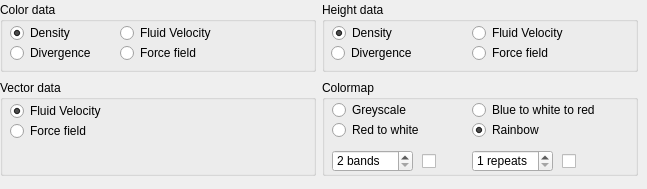
      <widget class="QWidget" name="colorTab">
       <attribute name="title">
        <string>Colors</string>
       </attribute>
       <widget class="QWidget" name="layoutWidget">
        <property name="geometry">
         <rect>
          <x>0</x>
          <y>0</y>
          <width>638</width>
          <height>180</height>
         </rect>
        </property>
        <layout class="QHBoxLayout" name="ColorSettings">
         <item>
          <layout class="QVBoxLayout" name="verticalLayout_4">
           <item>
            <widget class="QGroupBox" name="ColorData">
             <property name="sizePolicy">
              <sizepolicy hsizetype="Preferred" vsizetype="Fixed">
               <horstretch>0</horstretch>
               <verstretch>0</verstretch>
              </sizepolicy>
             </property>
             <property name="minimumSize">
              <size>
               <width>250</width>
               <height>70</height>
              </size>
             </property>
             <property name="title">
              <string>Color data</string>
             </property>
             <widget class="QRadioButton" name="colorData_0">
              <property name="geometry">
               <rect>
                <x>10</x>
                <y>20</y>
                <width>120</width>
                <height>22</height>
               </rect>
              </property>
              <property name="minimumSize">
               <size>
                <width>120</width>
                <height>20</height>
               </size>
              </property>
              <property name="text">
               <string>Density</string>
              </property>
              <property name="checked">
               <bool>true</bool>
              </property>
             </widget>
             <widget class="QRadioButton" name="colorData_1">
              <property name="geometry">
               <rect>
                <x>120</x>
                <y>20</y>
                <width>120</width>
                <height>22</height>
               </rect>
              </property>
              <property name="minimumSize">
               <size>
                <width>120</width>
                <height>20</height>
               </size>
              </property>
              <property name="text">
               <string>Fluid Velocity</string>
              </property>
             </widget>
             <widget class="QRadioButton" name="colorData_2">
              <property name="geometry">
               <rect>
                <x>120</x>
                <y>40</y>
                <width>120</width>
                <height>22</height>
               </rect>
              </property>
              <property name="minimumSize">
               <size>
                <width>120</width>
                <height>20</height>
               </size>
              </property>
              <property name="text">
               <string>Force field</string>
              </property>
             </widget>
             <widget class="QRadioButton" name="colorData_3">
              <property name="geometry">
               <rect>
                <x>10</x>
                <y>40</y>
                <width>120</width>
                <height>22</height>
               </rect>
              </property>
              <property name="minimumSize">
               <size>
                <width>120</width>
                <height>20</height>
               </size>
              </property>
              <property name="text">
               <string>Divergence</string>
              </property>
             </widget>
            </widget>
           </item>
           <item>
            <widget class="QGroupBox" name="VectorData">
             <property name="sizePolicy">
              <sizepolicy hsizetype="Preferred" vsizetype="Fixed">
               <horstretch>0</horstretch>
               <verstretch>0</verstretch>
              </sizepolicy>
             </property>
             <property name="minimumSize">
              <size>
               <width>250</width>
               <height>96</height>
              </size>
             </property>
             <property name="title">
              <string>Vector data</string>
             </property>
             <widget class="QRadioButton" name="vectorData_1">
              <property name="geometry">
               <rect>
                <x>10</x>
                <y>20</y>
                <width>120</width>
                <height>22</height>
               </rect>
              </property>
              <property name="minimumSize">
               <size>
                <width>120</width>
                <height>20</height>
               </size>
              </property>
              <property name="text">
               <string>Fluid Velocity</string>
              </property>
              <property name="checked">
               <bool>true</bool>
              </property>
             </widget>
             <widget class="QRadioButton" name="vectorData_2">
              <property name="geometry">
               <rect>
                <x>10</x>
                <y>40</y>
                <width>120</width>
                <height>22</height>
               </rect>
              </property>
              <property name="minimumSize">
               <size>
                <width>120</width>
                <height>20</height>
               </size>
              </property>
              <property name="text">
               <string>Force field</string>
              </property>
             </widget>
            </widget>
           </item>
          </layout>
         </item>
         <item>
          <layout class="QVBoxLayout" name="verticalLayout_2">
           <item>
            <widget class="QGroupBox" name="HeightData">
             <property name="sizePolicy">
              <sizepolicy hsizetype="Preferred" vsizetype="Fixed">
               <horstretch>0</horstretch>
               <verstretch>0</verstretch>
              </sizepolicy>
             </property>
             <property name="minimumSize">
              <size>
               <width>250</width>
               <height>70</height>
              </size>
             </property>
             <property name="title">
              <string>Height data</string>
             </property>
             <widget class="QRadioButton" name="heightData_0">
              <property name="geometry">
               <rect>
                <x>10</x>
                <y>20</y>
                <width>120</width>
                <height>22</height>
               </rect>
              </property>
              <property name="minimumSize">
               <size>
                <width>120</width>
                <height>20</height>
               </size>
              </property>
              <property name="text">
               <string>Density</string>
              </property>
              <property name="checked">
               <bool>true</bool>
              </property>
             </widget>
             <widget class="QRadioButton" name="heightData_1">
              <property name="geometry">
               <rect>
                <x>150</x>
                <y>20</y>
                <width>120</width>
                <height>22</height>
               </rect>
              </property>
              <property name="minimumSize">
               <size>
                <width>120</width>
                <height>20</height>
               </size>
              </property>
              <property name="text">
               <string>Fluid Velocity</string>
              </property>
             </widget>
             <widget class="QRadioButton" name="heightData_2">
              <property name="geometry">
               <rect>
                <x>150</x>
                <y>40</y>
                <width>120</width>
                <height>22</height>
               </rect>
              </property>
              <property name="minimumSize">
               <size>
                <width>120</width>
                <height>20</height>
               </size>
              </property>
              <property name="text">
               <string>Force field</string>
              </property>
             </widget>
             <widget class="QRadioButton" name="heightData_3">
              <property name="geometry">
               <rect>
                <x>9</x>
                <y>40</y>
                <width>120</width>
                <height>22</height>
               </rect>
              </property>
              <property name="minimumSize">
               <size>
                <width>120</width>
                <height>20</height>
               </size>
              </property>
              <property name="text">
               <string>Divergence</string>
              </property>
             </widget>
            </widget>
           </item>
           <item>
            <widget class="QGroupBox" name="Colormap">
             <property name="sizePolicy">
              <sizepolicy hsizetype="Preferred" vsizetype="Fixed">
               <horstretch>0</horstretch>
               <verstretch>0</verstretch>
              </sizepolicy>
             </property>
             <property name="minimumSize">
              <size>
               <width>200</width>
               <height>96</height>
              </size>
             </property>
             <property name="title">
              <string>Colormap</string>
             </property>
             <widget class="QRadioButton" name="radioButton_0">
              <property name="geometry">
               <rect>
                <x>10</x>
                <y>20</y>
                <width>120</width>
                <height>20</height>
               </rect>
              </property>
              <property name="minimumSize">
               <size>
                <width>120</width>
                <height>20</height>
               </size>
              </property>
              <property name="text">
               <string>Greyscale</string>
              </property>
              <property name="checked">
               <bool>false</bool>
              </property>
             </widget>
             <widget class="QRadioButton" name="radioButton_1">
              <property name="geometry">
               <rect>
                <x>150</x>
                <y>40</y>
                <width>120</width>
                <height>20</height>
               </rect>
              </property>
              <property name="minimumSize">
               <size>
                <width>120</width>
                <height>20</height>
               </size>
              </property>
              <property name="text">
               <string>Rainbow</string>
              </property>
              <property name="checked">
               <bool>true</bool>
              </property>
             </widget>
             <widget class="QRadioButton" name="radioButton_3">
              <property name="geometry">
               <rect>
                <x>150</x>
                <y>20</y>
                <width>135</width>
                <height>20</height>
               </rect>
              </property>
              <property name="minimumSize">
               <size>
                <width>135</width>
                <height>20</height>
               </size>
              </property>
              <property name="text">
               <string>Blue to white to red</string>
              </property>
             </widget>
             <widget class="QRadioButton" name="radioButton_2">
              <property name="geometry">
               <rect>
                <x>10</x>
                <y>40</y>
                <width>120</width>
                <height>20</height>
               </rect>
              </property>
              <property name="minimumSize">
               <size>
                <width>120</width>
                <height>20</height>
               </size>
              </property>
              <property name="text">
               <string>Red to white</string>
              </property>
             </widget>
             <widget class="QSpinBox" name="bandsSpinBox">
              <property name="geometry">
               <rect>
                <x>10</x>
                <y>70</y>
                <width>81</width>
                <height>22</height>
               </rect>
              </property>
              <property name="suffix">
               <string> bands</string>
              </property>
              <property name="minimum">
               <number>2</number>
              </property>
              <property name="maximum">
               <number>128</number>
              </property>
             </widget>
             <widget class="QCheckBox" name="bandsCheckBox">
              <property name="geometry">
               <rect>
                <x>100</x>
                <y>70</y>
                <width>16</width>
                <height>22</height>
               </rect>
              </property>
              <property name="text">
               <string/>
              </property>
             </widget>
             <widget class="QSpinBox" name="colormapRepeatBox">
              <property name="geometry">
               <rect>
                <x>150</x>
                <y>70</y>
                <width>81</width>
                <height>22</height>
               </rect>
              </property>
              <property name="suffix">
               <string> repeats</string>
              </property>
              <property name="minimum">
               <number>1</number>
              </property>
              <property name="maximum">
               <number>10</number>
              </property>
              <property name="value">
               <number>1</number>
              </property>
             </widget>
             <widget class="QCheckBox" name="repeatsCheckBox">
              <property name="geometry">
               <rect>
                <x>240</x>
                <y>70</y>
                <width>16</width>
                <height>22</height>
               </rect>
              </property>
              <property name="text">
               <string/>
              </property>
             </widget>
            </widget>
           </item>
          </layout>
         </item>
        </layout>
       </widget>
      </widget>
